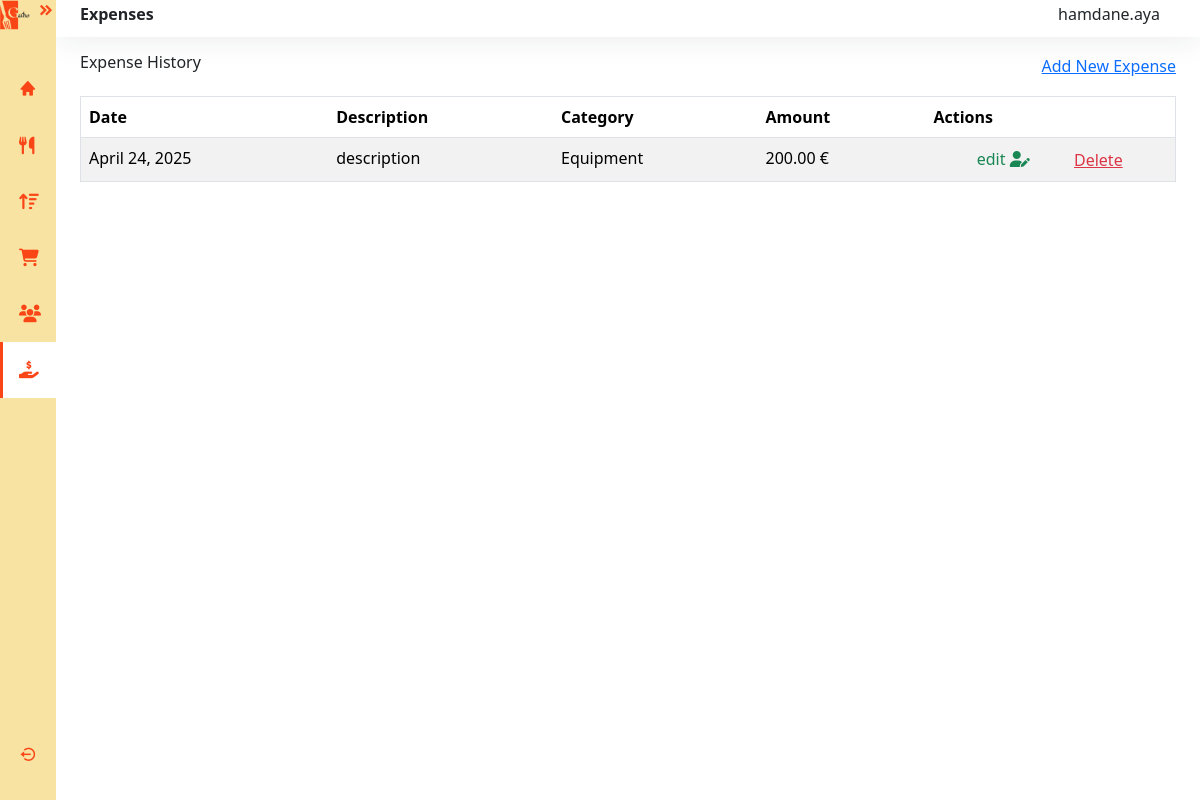
Screenshot of /finance/expenses/ (signed in) with the database file from the repository.
### restaurant/models.py (models this page shows)
class User(AbstractUser):
    USER_TYPES = (
        ('PDG', 'PDG'),
        ('MANAGER', 'Manager'),
        ('CHEF', 'Chef'),
        ('SERVER', 'Server'),
        ('DELIVERY', 'Delivery Person'),
        ('CLIENT', 'Client'),
        ('SUPPLIER', 'Supplier'),
    )
    user_type = models.CharField(max_length=10, choices=USER_TYPES)
    phone = models.CharField(max_length=20)
    groups = models.ManyToManyField(
        'auth.Group',
        verbose_name='groups',
        blank=True,
        help_text='The groups this user belongs to.',
        related_name="restaurant_user_groups",
        related_query_name="restaurant_user",
    )
    user_permissions = models.ManyToManyField(
        'auth.Permission',
        verbose_name='user permissions',
        blank=True,
        help_text='Specific permissions for this user.',
        related_name="restaurant_user_permissions",
        related_query_name="restaurant_user",
    )

### finance/models.py (models this page shows)
class Expense(models.Model):
    CATEGORY_CHOICES = [
        ('FOOD', 'Food Supplies'),
        ('DRINKS', 'Beverages'),
        ('EQUIPMENT', 'Equipment'),
        ('UTILITIES', 'Utilities'),
        ('SALARY', 'Salaries'),
        ('OTHER', 'Other'),
    ]
    restaurant = models.ForeignKey(Restaurant, on_delete=models.CASCADE)
    amount = models.DecimalField(max_digits=10, decimal_places=2)
    description = models.TextField()
    category = models.CharField(max_length=20, choices=CATEGORY_CHOICES, default='OTHER')
    expense_date = models.DateField()
    created_by = models.ForeignKey(User, on_delete=models.SET_NULL, null=True, blank=True)
    created_at = models.DateTimeField(auto_now_add=True)

### finance/views.py (the view)
# urls.py: path('expenses/', views.expense_list, name='expense_list'),
@manager_required
def expense_list(request):
    try:
        restaurant = request.user.manager.restaurant
    except (AttributeError, Manager.DoesNotExist):
        return HttpResponseForbidden("You are not allowed to view this page.")
    expenses = Expense.objects.filter(restaurant=restaurant).order_by('-expense_date')
    return render(request, 'manager/expenses.html', {'expenses': expenses})

### templates/manager/expenses.html (shortened to what this page needs)
{% extends 'manager/base.html' %}
{% load static %}
{% block extra_css %}
<link rel="stylesheet" href="https://cdn.datatables.net/2.2.2/css/dataTables.bootstrap5.css">
<link rel="stylesheet" href="{% static 'styles/pdg/restau.css'%}">
{% endblock %}
{% block expenses_active %}activate{% endblock %}
{% block content %}
<div class="main bg-white">
  <nav class="navbar navbar-expand bg-basic d-flex justify-content-between">
    <h6 class="fw-bold">Expenses</h6>
      <h6 class="me-3">{{ request.session.display_username }}</h6>
  </nav>
  <main class="content px-4 py-3">
    <div class="d-flex justify-content-between align-items-center mb-3">
      <h6>Expense History</h6>
      <div class="d-flex">
        <a href="{% url 'expense_create' %}">Add New Expense</a>
      </div>
    </div>
    <div class="table-responsive mb-5">
      <table id="expenses-table" class="table table-striped border" style="width:100%">
        <thead>
          <tr>
            <th>Date</th>
            <th>Description</th>
            <th>Category</th>
            <th>Amount</th>
            <th>Actions</th>
          </tr>
        </thead>
        <tbody>
          {% for expense in expenses %}
          <tr>
            <td>{{ expense.expense_date }}</td>
            <td>{{ expense.description }}</td>
            <td>{{ expense.get_category_display }}</td>
            <td>{{ expense.amount }} €</td>
            <td class="d-flex justify-content-evenly align-items-center">
              <a href="{% url 'expense_update' expense.pk %}" class="text-success">edit <i class="fa-solid fa-user-pen"></i></a>
              <form action="{% url 'expense_delete' expense.pk %}" method="post" onsubmit="return confirm('Are you sure?');">
                <button type="submit" class="btn btn-link text-danger p-0 m-0">Delete</button>
              </form>
            </td>
          </tr>
          {% endfor %}
        </tbody>
      </table>
    </div>
  </main>
</div>
{% endblock %}

### static/styles/pdg/base.css (style rules this page uses)
:root { --mainColor:#FA4516; --secondColor:#F8E3A2; }
.main { display: flex; flex-direction: column; min-height: 100vh; width: 100%; overflow: hidden; transition: all 0.25s ease-in-out; background-color: rgb(255, 255, 255); margin-left: 3.5rem; padding:0rem; }

### static/styles/pdg/restau.css (style rules this page uses)
:root { --mainColor:#FA4516; --secondColor:#F8E3A2; }
.navbar { background-color: white; box-shadow:0 0 2rem 0 rgba(33, 37,41 , .1) ; padding: 0.3rem 1.5rem; }
td { border: 0; }
td a { text-decoration: none; }

### rows the page displays
User: session.display_username "hamdane.aya"
Expense: expense_date "April 24, 2025", description "description", category "Equipment", amount "200.00"
